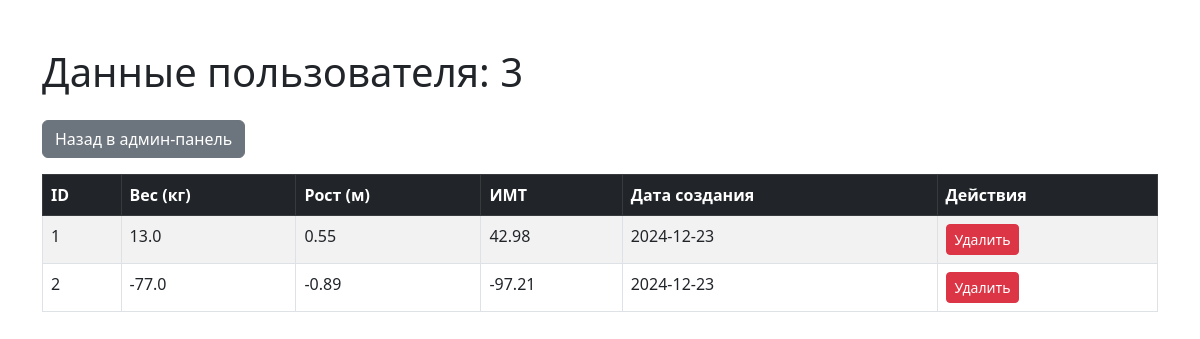
Page /admin/user/3 (signed in) on the earlier database version.
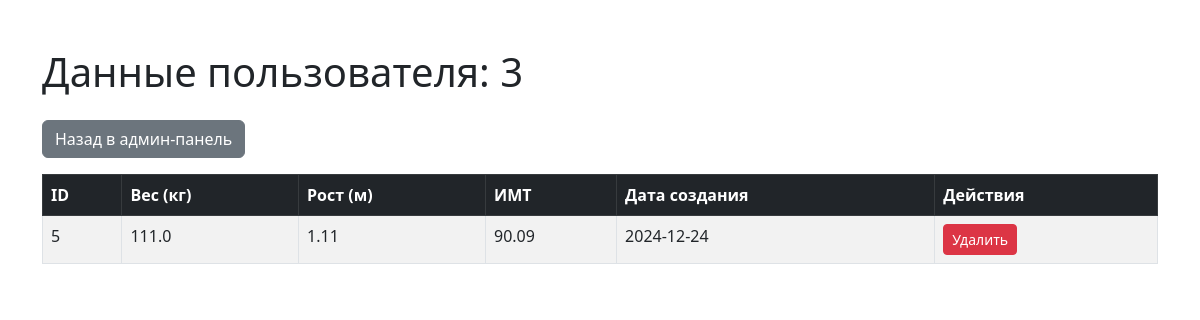
Same page on the later database version.
### models.py (models this page shows, shortened)
class BMIRecord(db.Model):
    __tablename__ = 'bmi_records'
    id = db.Column(db.Integer, primary_key=True)
    user_id = db.Column(db.Integer, db.ForeignKey('users.id'), nullable=False)  # Укажите 'users.id'
    weight = db.Column(db.Float, nullable=False)
    height = db.Column(db.Float, nullable=False)
    bmi = db.Column(db.Float, nullable=False)
    created_at = db.Column(db.DateTime, default=datetime.utcnow)
    user = db.relationship('User', backref=db.backref('records', lazy=True))

### app.py (the view)
@app.route('/admin/user/<int:user_id>')
@role_required(['admin', 'super-admin'])
def view_user_data(user_id):
    target_user = db.session.get(User, user_id)
    current_user = get_current_user()
    if current_user.role.name == 'admin' and target_user.role.name == 'super-admin':
        flash("У вас нет прав для просмотра данных супер-администратора.", "danger")
        return redirect(url_for('admin_panel'))  # Перенаправляем на панель администратора
    records = BMIRecord.query.filter_by(user_id=user_id).all()
    return render_template('view_user.html', user=target_user, records=records)

### app.py (called while the page is built, shortened)
@app.before_request
def check_user_status():
    if 'user_id' in session:
        user = User.query.get(session['user_id'])

def role_required(roles):
    def decorator(f):
        @wraps(f)
        def decorated_function(*args, **kwargs):
            if 'user_id' not in session:
                flash("Пожалуйста, войдите в систему.", "danger")
                return redirect(url_for('login'))
            user = db.session.get(User, session['user_id'])
            if user.is_banned:
                session.clear()
                flash("Ваш аккаунт заблокирован. Обратитесь к администратору.", "danger")
                return redirect(url_for('login'))
            if user.role.name not in roles:
                flash("У вас недостаточно прав для выполнения этого действия.", "danger")
                return redirect(request.referrer or url_for('index'))
            return f(*args, **kwargs)
        return decorated_function
    return decorator

def get_current_user():
    if 'user_id' not in session:
        return None
    return db.session.get(User, session['user_id'])

### templates/view_user.html (shortened to what this page needs)
<!DOCTYPE html>
<html lang="en">
<head>
    <link href="https://cdn.jsdelivr.net/npm/bootstrap@5.3.0-alpha1/dist/css/bootstrap.min.css" rel="stylesheet">
</head>
<body>
<div class="container mt-5">
    <h1 class="mb-4">Данные пользователя: {{ user.username }}</h1>
    <a href="{{ url_for('admin_panel') }}" class="btn btn-secondary mb-3">Назад в админ-панель</a>
    <table class="table table-striped table-bordered">
        <thead class="table-dark">
        <tr>
            <th>ID</th>
            <th>Вес (кг)</th>
            <th>Рост (м)</th>
            <th>ИМТ</th>
            <th>Дата создания</th>
            <th>Действия</th>
        </tr>
        </thead>
        <tbody>
        {% for record in user.records %}
            <tr>
                <td>{{ record.id }}</td>
                <td>{{ record.weight }}</td>
                <td>{{ record.height }}</td>
                <td>{{ record.bmi }}</td>
                <td>{{ record.created_at.strftime('%Y-%m-%d') }}</td>
                <td>
                    <form action="{{ url_for('admin_delete_bmi_record', record_id=record.id) }}" method="POST" style="display:inline;">
                        <button type="submit" class="btn btn-danger btn-sm" onclick="return confirm('Вы уверены, что хотите удалить эту запись?');">Удалить</button>
                    </form>
                </td>
            </tr>
        {% endfor %}
        </tbody>
    </table>
</div>
</body>
</html>

Differences in the rows shown:
removed BMIRecord: id "1", weight "13.0", height "0.55", bmi "42.98", created_at "2024-12-23"
removed BMIRecord: id "2", weight "-77.0", height "-0.89", bmi "-97.21", created_at "2024-12-23"
added BMIRecord: id "5", weight "111.0", height "1.11", bmi "90.09", created_at "2024-12-24"
